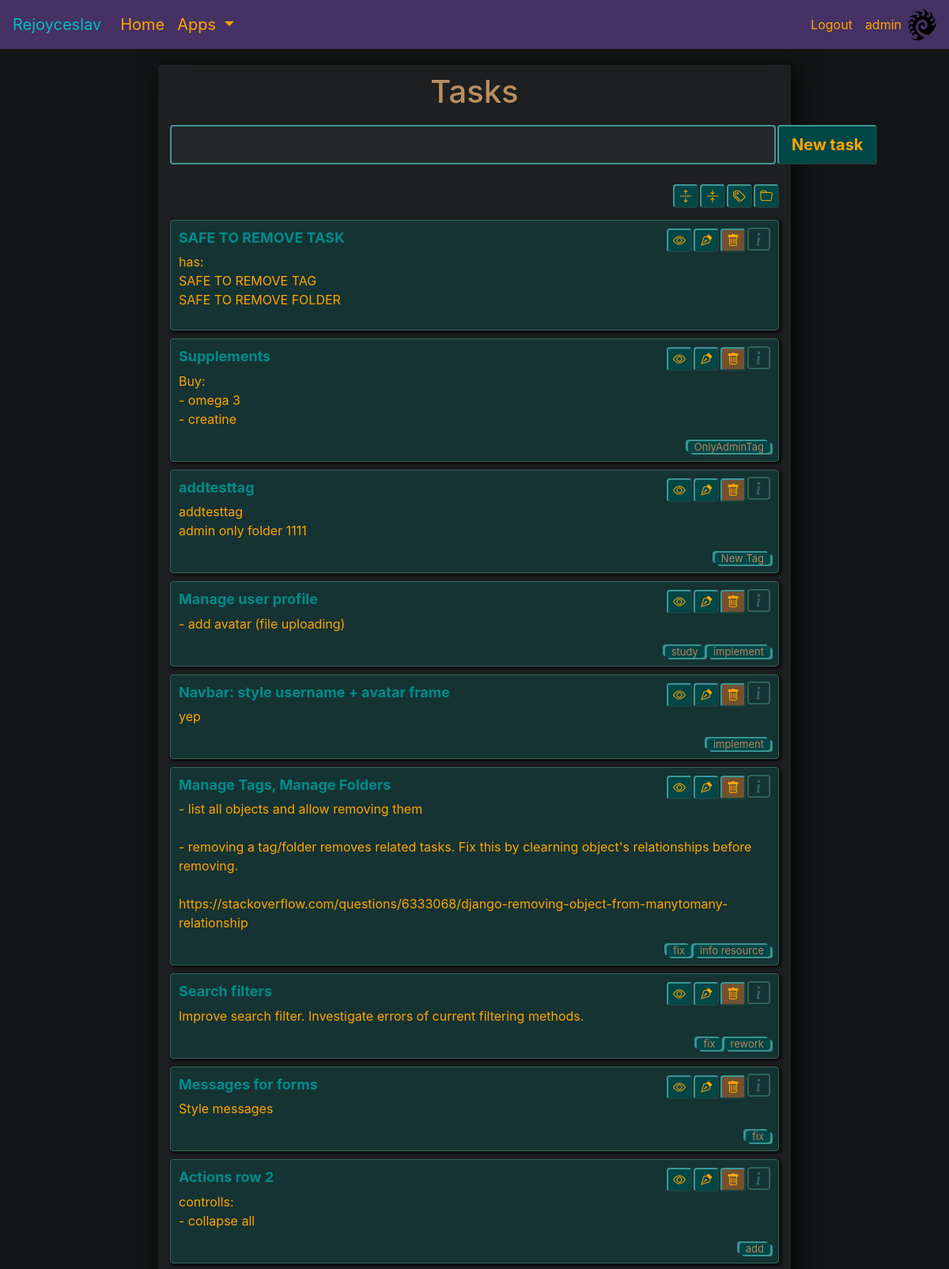
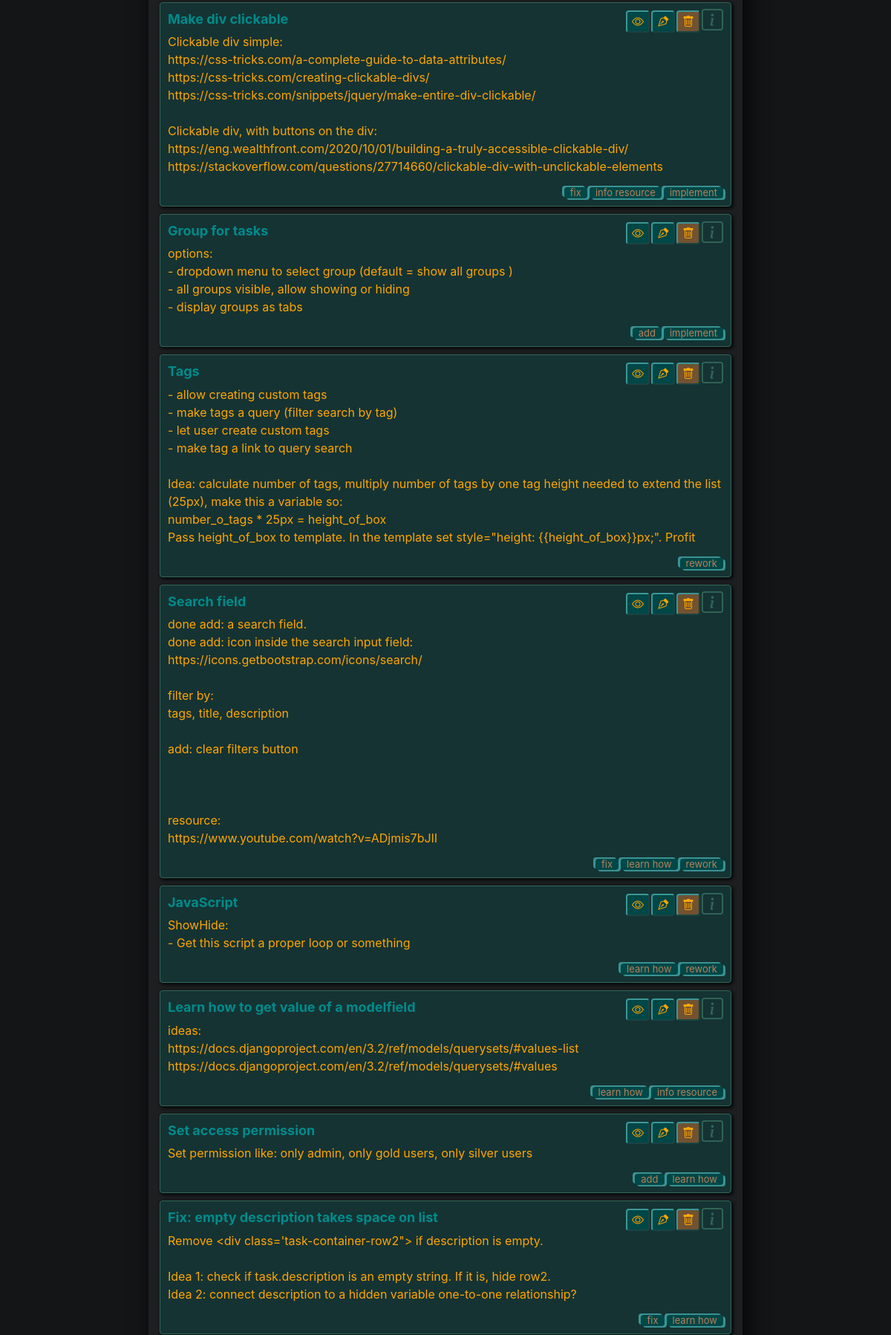
The app's page / (signed in, upper part) with its own data (2 pictures, top to bottom).
### tasks/models.py (models this page shows, shortened)
class Task(models.Model):
    user = models.ForeignKey(User, on_delete=models.CASCADE, null=True, blank=False)
    title = models.CharField(max_length=70, blank=False)
    description = models.TextField(null=True, blank=True)
    complete = models.BooleanField(default=False)
    create = models.DateTimeField(auto_now_add=True)
    show_task = models.BooleanField(default=True)
    tags = models.ManyToManyField(Tag, blank=True)
    folder_selected = models.ForeignKey(Folder, on_delete=models.PROTECT, null=True, blank=True, default=None)
    class Meta:
        ordering = ['complete', '-id']  # when ordering multiple values, this is the order

class Tag(models.Model):
    user = models.ForeignKey(User, on_delete=models.PROTECT, null=True, blank=True)
    name = models.CharField(max_length=30, null=True, blank=False)
    def __str__(self):
        return self.name

### tasks/views.py (the view, shortened to what this page needs)
# urls.py: path('', TaskList.as_view(), name='home'),
class TaskList(LoginRequiredMixin, ListView):
    model = Task
    context_object_name = 'tasks'  # since model = Task, this is equivalent to qs=Task.objects.all()
    template_name = 'tasks/task_list.html'
    def get_context_data(self, **kwargs):
        qs = Task.objects.all().filter(user=self.request.user)
        search_query = self.request.GET.get('search', None)
        context = super().get_context_data(**kwargs)
        context['tasks'] = qs
        return context

### tasks/models.py (called while the page is built)
    def __str__(self):
        return self.name

### tasks/templates/tasks/task_list.html (shortened to what this page needs)
{% extends 'base.html' %}
{% load tasks_tags %}
{% block content %}
<div class="center-column" style="max-width:800px">
    <h1>Tasks</h1>
    <div class="actions-container-row1">
        <div style="flex: 0 1 100000000px;">
            <form method="GET" action="/tasks/">
                <input class="input-search input-dark" style="height: 50px; font-size: 18px" type="text" name="search">
            </form>
        </div>
        <div class="actions-row1-buttons">
            <div class="separator-vertical"></div>
            <form action="{% url 'tasks_create' %}">
            <div class="tooltip-wrapper" style="white-space: nowrap">
                <button class="btn-lg btn-info" style="position: relative; bottom: -5px" id="inputNewTaskButton"> New task</button>
            </div>
            </form>
        </div>
    </div>
    <div class="actions-container-row2">
        <div class="task-title">
        </div>
        <div class="actions-row2-buttons">
            <div class="tooltip-wrapper" style="white-space: nowrap">
                <button onclick="expand_all()" class="btn-info" id="collapseAllButton" type="submit"><i class="bi-arrows-expand"></i></button>
            </div>
            <div class="separator-vertical"></div>
            <div class="tooltip-wrapper" style="white-space: nowrap">
                <button onclick="collapse_all()" class="btn-info" id="collapseAllButton" type="submit"><i class="bi-arrows-collapse"></i></button>
            </div>
            <div class="separator-vertical"></div>
            <form action="{% url 'tasks_tags' %}">
                <div class="tooltip-wrapper" style="white-space: nowrap">
                    <button class="btn-info" id="inputEditButton"><i class="bi-tags"></i></button>
                </div>
            </form>
            <div class="separator-vertical"></div>
           <form action="{% url 'tasks_folders' %}">
                <div class="tooltip-wrapper" style="white-space: nowrap">
                    <button class="btn-info" id="inputEditButton"><i class="bi-folder"></i></button>
                </div>
           </form>
        </div>
    </div>
    {% for task in tasks %}
    {% if task.complete == False %}
    <div class="task-main">
    {% else %}
    <div class="task-main tm-completed">
    {% endif %}
        <div class="task-container">
            <div class="task-container-row1">
                <div class="task-title">
                    {% if task.complete == False %}
                    <p class="task-title-text">{{task.title|linebreaksbr}}</p>
                    {% else %}
                    <p class="task-title-text ttt-completed">{{task.title|linebreaksbr}}</p>
                    {% endif %}
                </div>
                <div class="task-buttons">
                    <div class="separator-vertical"></div>
                    <div class="tooltip-wrapper">
                        {% if task.complete == False %}
                        <button onclick="showHide_id({{task.id}})" class="btn-info" id="inputShowHideButton" type="submit"><i class="bi-eye"></i></button>
                        {% else %}
                        <button onclick="showHide_id({{task.id}})" class="btn-info overlay" id="inputShowHideButton" type="submit"><i class="bi-eye"></i></button>
                        {% endif %}
                    </div>
                    <div class="separator-vertical"></div>
                    <form action="{% url 'tasks_edit' task.id %}">
                        <div class="tooltip-wrapper">
                            {% if task.complete == False %}
                            <button class="btn-info" id="inputEditButton"><i class="bi-vector-pen"></i></button>
                            {% else %}
                            <button class="btn-info overlay" id="inputEditButton"><i class="bi-vector-pen"></i></button>
                            {% endif %}
                        </div>
                    </form>
                    <div class="separator-vertical"></div>
                    <form action="{% url 'tasks_delete' task.id %}">
                        <div class="tooltip-wrapper">
                            {% if task.complete == False %}
                            <button class="btn-danger" id="inputDeleteButton"><i class="bi-trash"></i></button>
                            {% else %}
                            <button class="btn-danger overlay" id="inputDeleteButton"><i class="bi-trash"></i></button>
                            {% endif %}
                        </div>
                    </form>
                    <div class="separator-vertical"></div>
                    <div class="tooltip-wrapper">
                        {% if task.complete == False %}
                         <div class="fake-info-btn" id="infoIcon"><i class="bi-info-square"></i></div>
                        {% else %}
                         <div class="fake-info-btn overlay" id="infoIcon" style="top: -8px; height: 0px;"><i class="bi-info-square"></i></div>
                        {% endif %}
                    </div>
                </div>
            </div>
            {% if task.show_task %}
            <div class="task-container-row2" id="task-row2-id-{{task.id}}">
            {% else %}
            <div class="task-container-row2" id="task-row2-id-{{task.id}}" style="display: none">
            {% endif %}
                <div class="task-description">
                    {% if task.complete == False %}
                    <p class="task-description-text">{{task.description|linebreaksbr}}</p>
                    {% else %}
                    <p class="task-description-text tdt-completed">{{task.description|linebreaksbr}}</p>
                    {% endif %}
                </div>
            </div>
            {% if task.show_task %}
            <div class="task-container-row3" id="task-row3-id-{{task.id}}">
            {% else %}
            <div class="task-container-row3" id="task-row3-id-{{task.id}}" style="display: none">
            {% endif %}
                {% if task.complete == False %}
                <div class="task-tags">
                {% else %}
                <div class="task-tags overlay">
                {% endif %}
                {% for tag in task.tags.all %}
                {% if task.complete == False %}
                <div class="tag">{{tag}}</div>
                {% else %}
                <div class="tag">{{tag}}</div>
                {% endif %}
                {% endfor %}
                </div>
            </div>
        </div>
    </div>
    {% empty %}
    <h3>No tasks found</h3>
    {% endfor %}
</div>
{% endblock content %}

### templates/base.html (shortened to what this page needs)
<!DOCTYPE html>
{% load static %}
<link rel="stylesheet" href="https://stackpath.bootstrapcdn.com/bootstrap/4.3.1/css/bootstrap.min.css"
>
<link rel="stylesheet" href="https://cdn.jsdelivr.net/npm/bootstrap-icons@1.5.0/font/bootstrap-icons.css">
<link rel="stylesheet" href="{% static 'dark_green_orange_style.css' %}">
<link href="{% static 'js/jquery-ui-1.12.1/jquery-ui.min.css' %}" rel="stylesheet">
<link href="{% static 'js/jquery-ui-1.12.1/jquery-ui.structure.min.css' %}" rel="stylesheet">
<link href="{% static 'js/jquery-ui-1.12.1/jquery-ui.theme.min.css' %}" rel="stylesheet">
<link rel="stylesheet" href="https://cdn.jsdelivr.net/npm/@mdi/font@5.9.55/css/materialdesignicons.min.css">
<html lang="en">
<head>
</head>
<body>
<nav class="navbar navbar-expand-lg navbar-dark bg-dark">
  <span class="navbar-brand">Rejoyceslav</span>
  <div class="collapse navbar-collapse" id="navbarSupportedContent">
    <ul class="navbar-nav mr-auto">
      <li class="nav-item active">
        <a class="nav-link" href="{% url 'home' %}">Home <span class="sr-only">(current)</span></a>
      </li>
      <li class="nav-item dropdown">
        <a class="nav-link dropdown-toggle" href="#" id="navbarDropdown" role="button" data-toggle="dropdown" aria-haspopup="true" aria-expanded="false">
          Apps
        </a>
      </li>
    </ul>
    <ul class="navbar-nav">
      {% if user.is_authenticated %}
      <li class="nav-item">
        <a class="nav-link" href="{% url 'logout' %}" style="font-size: 16px">Logout</a>
      </li>
      <li class="nav-item">
        <a class="nav-link" href="{% url 'profile_main' %}" style="font-size: 16px">{{ request.user }}</a>
      </li>
      {% endif %}
      <li class="nav-item">
          <img src="{% static 'img/zerg_logo.png' %}">
      </li>
    </ul>
  </div>
</nav>
<div class="container-fluid">
  {% block content %}
  {% endblock content %}
</div>
</body>
</html>

### static/dark_green_orange_style.css (style rules this page uses)
.bg-dark { background-color: #453163 !important; }
.navbar-brand { color: #00bfbf !important; }
.nav-link { color: Orange !important; font-size: 20px; }
body { background-color: #131516; }
p { color: Orange; word-break: break-word; }
span { color: Orange; word-break: break-word; }
h1, h2, h3, h4, h5 { color: #bb8d5f; text-align: center; word-break: break-word; }
a:link { text-decoration: none; color: #00bfbf; }
.input-dark { width: 100%; padding: 8px 10px; margin: 5px 0px 10px 0px; background-color: #242729; color: orange; box-sizing: border-box; border: 2px solid #3e9797; border-radius: 4px; resize: none; }
.input-search { padding-left: 45px; color: fff !important; }
.btn-danger { background-color: #725230; border-radius: 4px; border-color: #3e9797; border-width: 2px; font-weight: bold; color: Orange !important; }
.btn-info { background-color: #004747; border-radius: 4px; border-color: #3e9797; border-width: 2px; font-weight: bold; color: Orange !important; }
.fake-info-btn { font-size: 29px; color: #32675a; position: relative; top: -8px; height: 0px; cursor: help; }
.center-column { width: auto; margin: 20px auto; padding-top: 10px; padding-right: 5px; padding-bottom: 15px; padding-left: 5px; background-color: #1d1f21; border-radius: 3px; box-shadow: 6px 2px 30px 0px rgba(0,0,0,0.75); }
.separator-vertical { border-left: 2px solid transparent; }
.actions-container-row1 { display: flex; margin: 5px; padding: 5px; }
.actions-container-row2 { display: flex; margin: 5px; padding: 5px; }
.actions-row1-buttons { display: flex; }
.actions-row2-buttons { display: flex; background-color: transparent; justify-content: right; }
.task-main { background-color: #153333; margin: 10px; padding: 10px; color: Orange; border: 1px solid #32675a; border-radius: 4px; font-size: 16px; box-shadow: 2px 2px 4px 1px rgba(0,0,0,0.75); }
.task-container-row1 { background-color: transparent; display: flex; grid-template-columns: 100% auto; }
.task-container-row2 { background-color: transparent; display: flex; grid-template-columns: 100% auto; }
.task-container-row3 { background-color: transparent; display: flex; grid-template-columns: 100% auto; }
.task-title { display: flex; background-color: transparent; flex: 0 1 1000px; font-weight: bold; line-height: 0.80; font-size: 18px; }
.task-title-text { color: #008b8b; position: relative; top: 5px; }
.task-buttons { display: flex; background-color: transparent; justify-content: right; }
.task-description { display: flex; background-color: transparent; flex: 0 1 1000px; }
.task-description-text { color: Orange; word-break: break-word; font-size: 100%; }
.task-tags { display: flex; background-color: transparent; flex: 0 1 1000px; justify-content: right; }
.tag { color: #b8815a; max-height: 20px; margin-left: 3px; padding-top: 0px; padding-right: 8px; padding-bottom: 0px; padding-left: 8px; position: relative; bottom: 0px; right: 0px; background-color: #004747; line-height: 15px; border-radius: 4px; font-size: 13px; box-shadow: -3px -2px 0px 0px rgba(62,151,151,0.95), 3px 2px 0px 0px rgba(62,151,151,0.95); }
.tooltip-wrapper { -webkit-transform: translateZ(0); -webkit-font-smoothing: antialiased; }

### records on screen
Task: title "SAFE TO REMOVE TASK", complete False (drawn), description "has: SAFE TO REMOVE TAG SAFE TO REMOVE FOLDER"
Task: title "Supplements", complete False (drawn), description "Buy: - omega 3 - creatine"
Tag: name "OnlyAdminTag"
Task: title "addtesttag", complete False (drawn), description "addtesttag admin only folder 1111"
Tag: name "New Tag"
Task: title "Manage user profile", complete False (drawn), description "- add avatar (file uploading)"
Tag: name "study"
Tag: name "implement"
Task: title "Navbar: style username + avatar frame", complete False (drawn), description "yep"
Task: title "Manage Tags, Manage Folders", complete False (drawn), description "- list all objects and allow removing them - removing a tag/folder removes related tasks. Fix this by clearning object's relationships before removing. https://stackoverflow.com/questions/6333068/django-removing-object-from-manytomany-relationship"
Tag: name "fix"
Tag: name "info resource"
Task: title "Search filters", complete False (drawn), description "Improve search filter. Investigate errors of current filtering methods."
Tag: name "rework"
Task: title "Messages for forms", complete False (drawn), description "Style messages"
Task: title "Actions row 2", complete False (drawn), description "controlls: - collapse all"
Tag: name "add"
Task: title "Make div clickable", complete False (drawn), description "Clickable div simple: https://css-tricks.com/a-complete-guide-to-data-attributes/ https://css-tricks.com/creating-clickable-divs/ https://css-tricks.com/snippets/jquery/make-entire-div-clickable/ Clickable div, with buttons on the div: https://eng.wealthfront.com/2020/10/01/building-a-truly-accessible-clickable-div/ https://stackoverflow.com/questions/27714660/clickable-div-with-unclickable-elements"
Task: title "Group for tasks", complete False (drawn), description "options: - dropdown menu to select group (default = show all groups ) - all groups visible, allow showing or hiding - display groups as tabs"
Task: title "Tags", complete False (drawn), description "- allow creating custom tags - make tags a query (filter search by tag) - let user create custom tags - make tag a link to query search Idea: calculate number of tags, multiply number of tags by one tag height needed to extend the list (25px), make this a variable so: number_o_tags * 25px = height_of_box Pass height_of_box to template. In the template set style=\"height: {{height_of_box}}px;\". Profit"
Task: title "Search field", complete False (drawn), description "done add: a search field. done add: icon inside the search input field: https://icons.getbootstrap.com/icons/search/ filter by: tags, title, description add: clear filters button resource: https://www.youtube.com/watch?v=ADjmis7bJII"
Tag: name "learn how"
Task: title "JavaScript", complete False (drawn), description "ShowHide: - Get this script a proper loop or something"
Task: title "Learn how to get value of a modelfield", complete False (drawn), description "ideas: https://docs.djangoproject.com/en/3.2/ref/models/querysets/#values-list https://docs.djangoproject.com/en/3.2/ref/models/querysets/#values"
Task: title "Set access permission", complete False (drawn), description "Set permission like: only admin, only gold users, only silver users"
Task: title "Fix: empty description takes space on list", complete False (drawn), description "Remove <div class='task-container-row2\"> if description is empty. Idea 1: check if task.description is an empty string. If it is, hide row2. Idea 2: connect description to a hidden variable one-to-one relationship?"

### other values on screen
{{ request.user }} "admin"
